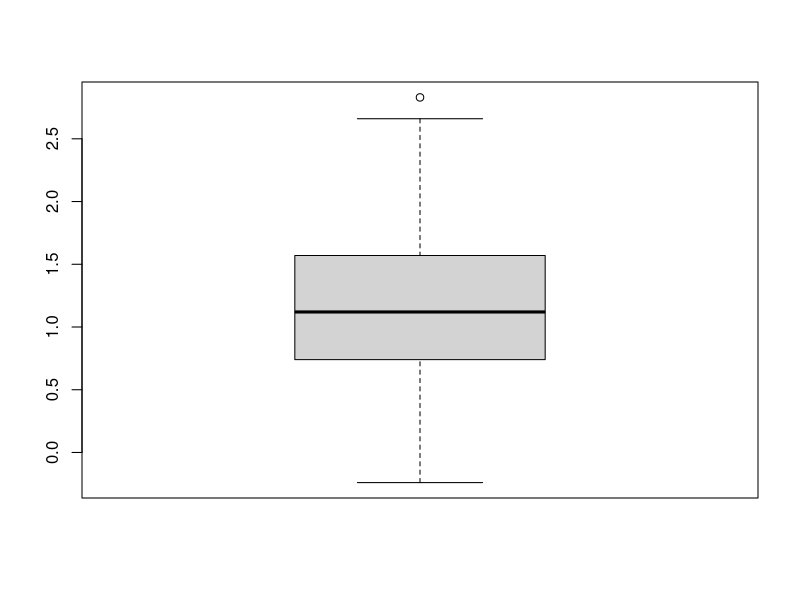
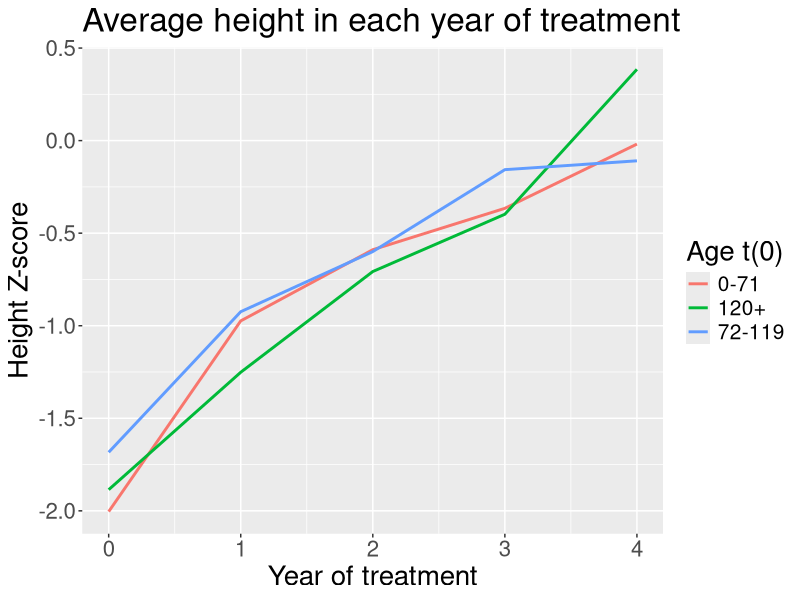
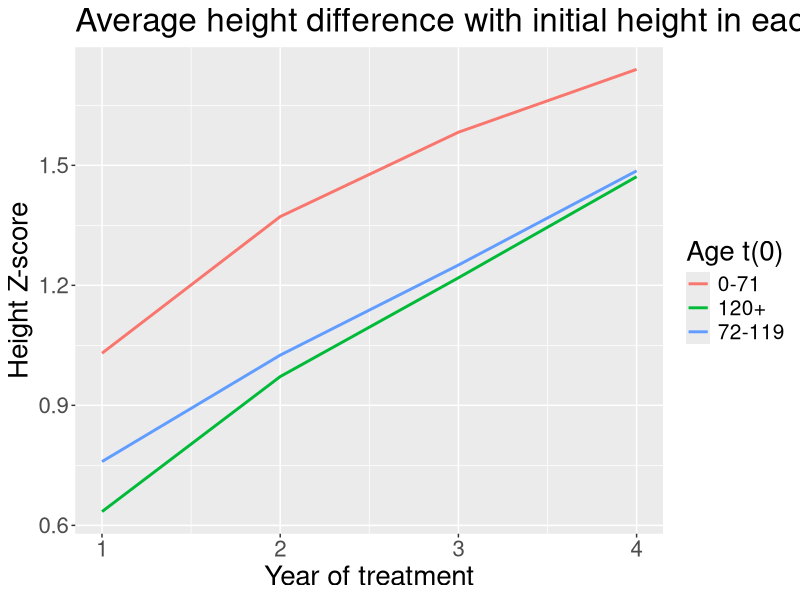
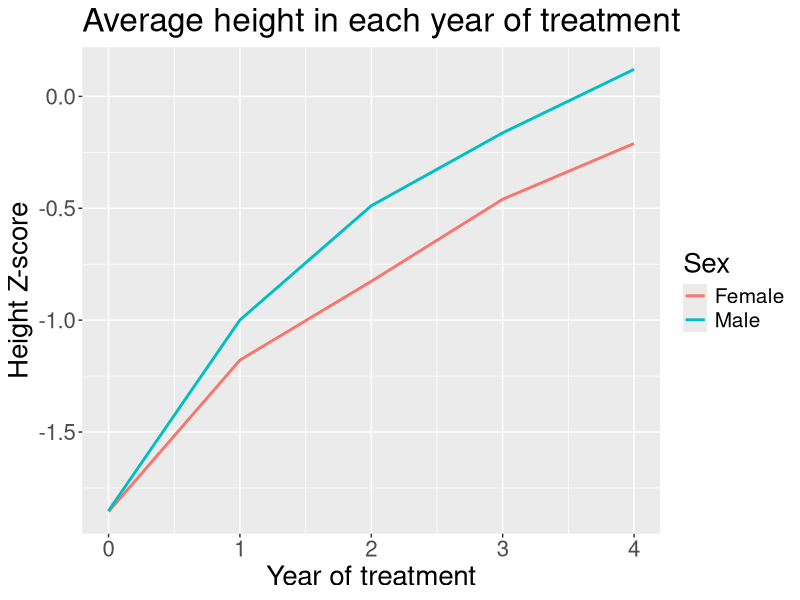
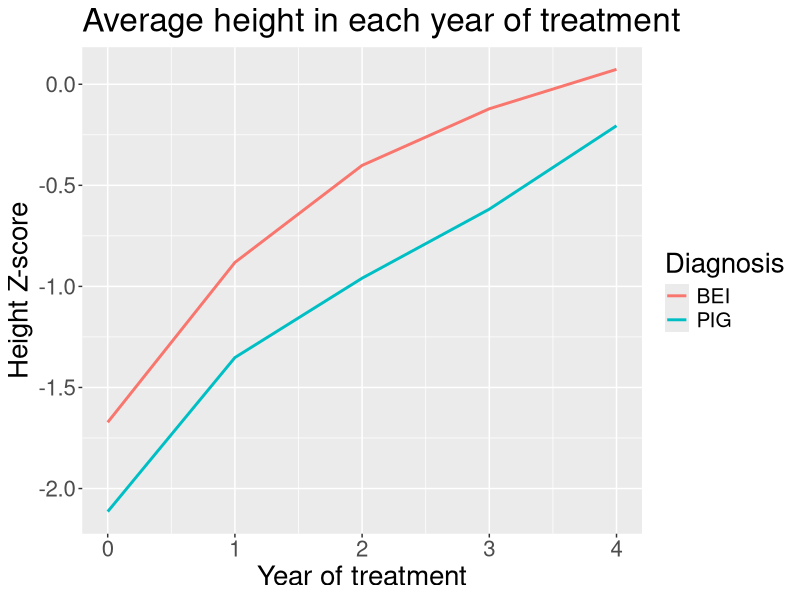
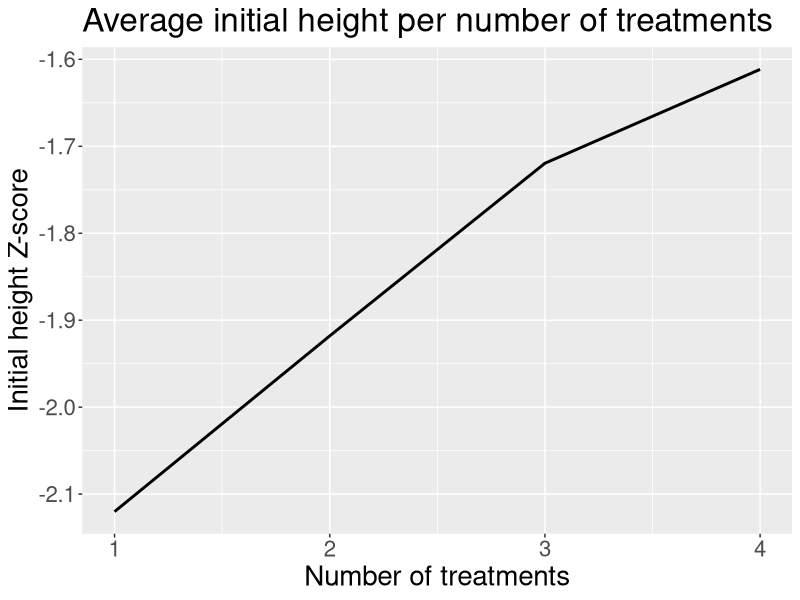
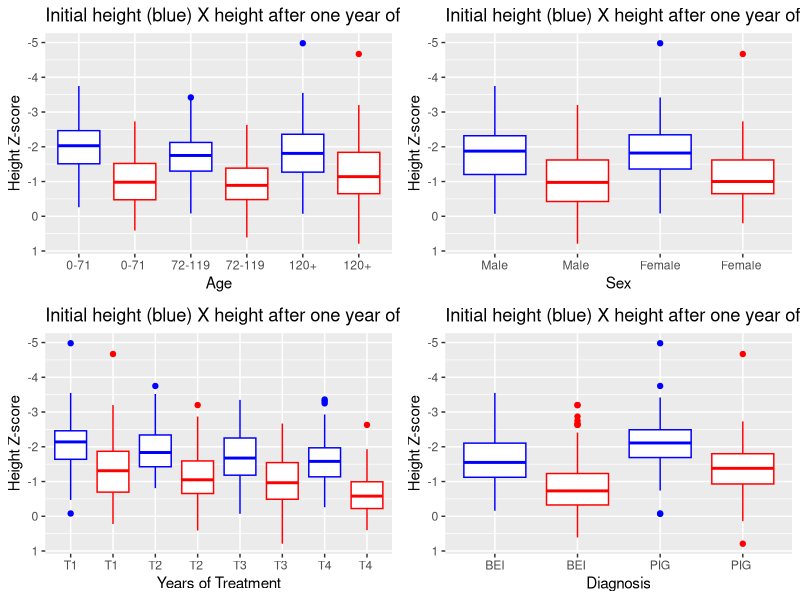
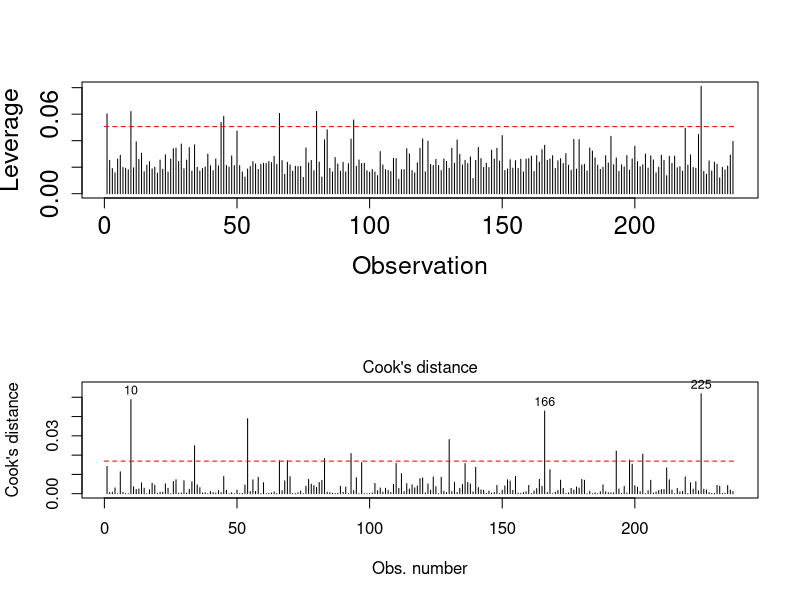

Write the R code that produced these figures, in order.
## ---- chunk 1
library(data.table)
library(readxl)

dataset <- as.data.table(read_excel("PLANILHA.xlsx"))
dataset <- dataset[, c("SEXO", "ID_DIAG", "IDADE_INÍCIO", "HAZ_INÍCIO",
                        "HAZ_1ANOS", "HAZ_2ANOS", "HAZ_3ANOS", "HAZ_4ANOS")]
tail(dataset)

## ---- chunk 2

dataset[
  , `:=`(
    sexo_cat = ifelse(SEXO == 1, "Male", "Female"),
    grupo_idade_t0 = fcase(
      IDADE_INÍCIO >= 0 & IDADE_INÍCIO < 72, "0-71",
      IDADE_INÍCIO >= 72 & IDADE_INÍCIO < 120, "72-119",
      IDADE_INÍCIO >= 120, "120+"
    ),
    tratamento = fcase(
      !is.na(HAZ_4ANOS),                                       4,
      !is.na(HAZ_3ANOS) & is.na(HAZ_4ANOS),                    3,
      !is.na(HAZ_2ANOS) & is.na(HAZ_3ANOS) & is.na(HAZ_4ANOS), 2,
      is.na(HAZ_2ANOS) & is.na(HAZ_3ANOS) & is.na(HAZ_4ANOS),  1
    )
  )][,     
     diferenca := fcase(
       tratamento == 1, HAZ_1ANOS - `HAZ_INÍCIO`,
       tratamento == 2, HAZ_2ANOS - `HAZ_INÍCIO`,
       tratamento == 3, HAZ_3ANOS - `HAZ_INÍCIO`,
       tratamento == 4, HAZ_4ANOS - `HAZ_INÍCIO`
     )]
## ---- chunk 3
#A quick analysis of the difference variable, which will be the explanatory variable of the regression model in the future
summary(dataset$diferenca)
boxplot(dataset$diferenca)
## ---- chunk 4
dataset_aux <- copy(dataset)
dataset_aux <- dataset_aux[
  ,
  .(
    media0 = mean(HAZ_INÍCIO, na.rm = TRUE),
    media1 = mean(HAZ_1ANOS, na.rm = TRUE),
    media2 = mean(HAZ_2ANOS, na.rm = TRUE),
    media3 = mean(HAZ_3ANOS, na.rm = TRUE),
    media4 = mean(HAZ_4ANOS, na.rm = TRUE)
  ),
  by = .(grupo_idade_t0)
]
dataset_aux <- melt(dataset_aux, na.rm = FALSE, value.name = "media", id = "grupo_idade_t0")
dataset_aux[, aux := fcase(
  variable == "media0", 0,
  variable == "media1", 1,
  variable == "media2", 2,
  variable == "media3", 3,
  variable == "media4", 4
)]

library(ggplot2)
ggplot(dataset_aux, aes(x = aux, y = media, colour = grupo_idade_t0)) +
  geom_line(linewidth = 1) + 
  theme(legend.text = element_text(size = 15), legend.title = element_text(size = 20), text = element_text(size = 20)) +
  labs(title = "Average height in each year of treatment",
       y = "Height Z-score",
       x = "Year of treatment") +
  guides(color = guide_legend(title = "Age t(0)"))
## ---- chunk 5
dataset_aux <- copy(dataset)
dataset_aux <- dataset_aux[
  ,
  .(
    media1 = mean(HAZ_1ANOS - HAZ_INÍCIO, na.rm = TRUE),
    media2 = mean(HAZ_2ANOS - HAZ_INÍCIO, na.rm = TRUE),
    media3 = mean(HAZ_3ANOS - HAZ_INÍCIO, na.rm = TRUE),
    media4 = mean(HAZ_4ANOS - HAZ_INÍCIO, na.rm = TRUE)
  ),
  by = .(grupo_idade_t0)
]
dataset_aux <- melt(dataset_aux, na.rm = FALSE, value.name = "media", id = "grupo_idade_t0")
dataset_aux[, aux := fcase(
  variable == "media1", 1,
  variable == "media2", 2,
  variable == "media3", 3,
  variable == "media4", 4
)]

library(ggplot2)
ggplot(dataset_aux, aes(x = aux, y = media, colour = grupo_idade_t0)) +
  geom_line(linewidth = 1) + 
  theme(legend.text = element_text(size = 15), legend.title = element_text(size = 20), text = element_text(size = 20)) +
  labs(title = "Average height difference with initial height in each year of treatment",
       y = "Height Z-score",
       x = "Year of treatment") +
  guides(color = guide_legend(title = "Age t(0)"))
## ---- chunk 6
dataset_aux <- copy(dataset)
dataset_aux <- dataset_aux[
  ,
  .(
    media0 = mean(HAZ_INÍCIO, na.rm = TRUE),
    media1 = mean(HAZ_1ANOS, na.rm = TRUE),
    media2 = mean(HAZ_2ANOS, na.rm = TRUE),
    media3 = mean(HAZ_3ANOS, na.rm = TRUE),
    media4 = mean(HAZ_4ANOS, na.rm = TRUE)
  ),
  by = .(sexo_cat)
]
dataset_aux <- melt(dataset_aux, na.rm = FALSE, value.name = "media", id = "sexo_cat")
dataset_aux[, aux := fcase(
  variable == "media0", 0,
  variable == "media1", 1,
  variable == "media2", 2,
  variable == "media3", 3,
  variable == "media4", 4
)]

library(ggplot2)
ggplot(dataset_aux, aes(x = aux, y = media, colour = sexo_cat)) +
  geom_line(linewidth = 1) + 
  theme(legend.text = element_text(size = 15), legend.title = element_text(size = 20), text = element_text(size = 20)) +
  labs(title = "Average height in each year of treatment",
       y = "Height Z-score",
       x = "Year of treatment") +
  guides(color = guide_legend(title = "Sex"))
## ---- chunk 7
dataset_aux <- copy(dataset)
dataset_aux <- dataset_aux[
  ,
  .(
    media0 = mean(HAZ_INÍCIO, na.rm = TRUE),
    media1 = mean(HAZ_1ANOS, na.rm = TRUE),
    media2 = mean(HAZ_2ANOS, na.rm = TRUE),
    media3 = mean(HAZ_3ANOS, na.rm = TRUE),
    media4 = mean(HAZ_4ANOS, na.rm = TRUE)
  ),
  by = .(ID_DIAG)
]
dataset_aux <- melt(dataset_aux, na.rm = FALSE, value.name = "media", id = "ID_DIAG")
dataset_aux[, aux := fcase(
  variable == "media0", 0,
  variable == "media1", 1,
  variable == "media2", 2,
  variable == "media3", 3,
  variable == "media4", 4
)]

library(ggplot2)
ggplot(dataset_aux, aes(x = aux, y = media, colour = ID_DIAG)) +
  geom_line(linewidth = 1) + 
  theme(legend.text = element_text(size = 15), legend.title = element_text(size = 20), text = element_text(size = 20)) +
  labs(title = "Average height in each year of treatment",
       y = "Height Z-score",
       x = "Year of treatment") +
  guides(color = guide_legend(title = "Diagnosis"))
## ---- chunk 8
dataset_aux <- copy(dataset)
dataset_aux <- dataset_aux[
  ,
  .(
    media = mean(HAZ_INÍCIO, na.rm = TRUE)
  ),
  by = .(tratamento)
]

ggplot(dataset_aux, aes(x = tratamento, y = media)) +
  geom_line(linewidth = 1) + 
  theme(legend.text = element_text(size = 15), legend.title = element_text(size = 20), text = element_text(size = 20)) +
  labs(title = "Average initial height per number of treatments",
       y = "Initial height Z-score",
       x = "Number of treatments")
## ---- chunk 9
#Age group
dataset_aux <- copy(dataset)
dataset_aux1 <- dataset_aux[, c("HAZ_INÍCIO", "grupo_idade_t0")][, cor := "blue"]
dataset_aux2 <- dataset_aux[, c("HAZ_1ANOS", "grupo_idade_t0")][, cor := "red"]
dataset_aux2[, grupo_idade_t0 := fcase(
  grupo_idade_t0 == "0-71", "0-71 ",
  grupo_idade_t0 == "72-119", "72-119 ",
  grupo_idade_t0 == "120+", "120+ "
)]
names(dataset_aux1) <- c("variavel", "grupo_idade_t0", "cor")
names(dataset_aux2) <- c("variavel", "grupo_idade_t0", "cor")

dataset_aux3 <- rbind(dataset_aux1, dataset_aux2)
dataset_aux3[, grupo_idade_t0 := 
               factor(grupo_idade_t0,
                      levels = c("0-71", "0-71 ", "72-119", "72-119 ", "120+", "120+ "))]

b1 <- ggplot(data = dataset_aux3, aes(x = grupo_idade_t0, y = variavel, color = cor)) +
  geom_boxplot() +
  scale_color_identity() +
  labs(y = 'Height Z-score', 
       x = "Age",
       title = "Initial height (blue) X height after one year of treatment (red)") +
  scale_y_reverse()

#SEX
dataset_aux1 <- dataset_aux[, c("HAZ_INÍCIO", "sexo_cat")][, cor := "blue"]
dataset_aux2 <- dataset_aux[, c("HAZ_1ANOS", "sexo_cat")][, cor := "red"]
dataset_aux2[, sexo_cat := fcase(
  sexo_cat == "Male", "Male ",
  sexo_cat == "Female", "Female "
)]
names(dataset_aux1) <- c("variavel", "sexo_cat", "cor")
names(dataset_aux2) <- c("variavel", "sexo_cat", "cor")

dataset_aux3 <- rbind(dataset_aux1, dataset_aux2)
dataset_aux3[, sexo_cat := 
               factor(sexo_cat,
                      levels = c("Male", "Male ", "Female", "Female "))]

b2 <- ggplot(data = dataset_aux3, aes(x = sexo_cat, y = variavel, color = cor)) +
  geom_boxplot() +
  scale_color_identity() +
  labs(y = 'Height Z-score', 
       x = "Sex",
       title = "Initial height (blue) X height after one year of treatment (red)") +
  scale_y_reverse()

#TREATMENT
dataset_aux1 <- dataset_aux[, c("HAZ_INÍCIO", "tratamento")][, cor := "blue"][, tratamento := as.character(tratamento)]
dataset_aux1[, tratamento := fcase(tratamento == "1", "T1", tratamento == "2", "T2", tratamento == "3", "T3", tratamento == "4", "T4")]
dataset_aux2 <- dataset_aux[, c("HAZ_1ANOS", "tratamento")][, cor := "red"][, tratamento := as.character(tratamento)]
dataset_aux2[, tratamento := fcase(tratamento == "1", "T1", tratamento == "2", "T2", tratamento == "3", "T3", tratamento == "4", "T4")]
dataset_aux2[, tratamento := fcase(
  tratamento == "T1", "T1 ",
  tratamento == "T2", "T2 ",
  tratamento == "T3", "T3 ",
  tratamento == "T4", "T4 "
)]
names(dataset_aux1) <- c("variavel", "tratamento", "cor")
names(dataset_aux2) <- c("variavel", "tratamento", "cor")

dataset_aux3 <- rbind(dataset_aux1, dataset_aux2)
dataset_aux3[, tratamento := 
               factor(tratamento,
                      levels = c("T1", "T1 ", "T2", "T2 ","T3", "T3 ","T4", "T4 "))]

b3 <- ggplot(data = dataset_aux3, aes(x = tratamento, y = variavel, color = cor)) +
  geom_boxplot() +
  scale_color_identity() +
  labs(y = 'Height Z-score', 
       x = "Years of Treatment",
       title = "Initial height (blue) X height after one year of treatment (red)") +
  scale_y_reverse()

#DIAGNOSIS
dataset_aux1 <- dataset_aux[, c("HAZ_INÍCIO", "ID_DIAG")][, cor := "blue"]
dataset_aux2 <- dataset_aux[, c("HAZ_1ANOS", "ID_DIAG")][, cor := "red"]
dataset_aux2[, ID_DIAG := fcase(
  ID_DIAG == "BEI", "BEI ",
  ID_DIAG == "PIG", "PIG "
)]
names(dataset_aux1) <- c("variavel", "ID_DIAG", "cor")
names(dataset_aux2) <- c("variavel", "ID_DIAG", "cor")

dataset_aux3 <- rbind(dataset_aux1, dataset_aux2)
dataset_aux3[, ID_DIAG := 
               factor(ID_DIAG,
                      levels = c("BEI", "BEI ","PIG", "PIG "))]

b4 <- ggplot(data = dataset_aux3, aes(x = ID_DIAG, y = variavel, color = cor)) +
  geom_boxplot() +
  scale_color_identity() +
  labs(y = 'Height Z-score', 
       x = "Diagnosis",
       title = "Initial height (blue) X height after one year of treatment (red)") +
  scale_y_reverse()

library(gridExtra)
grid.arrange(b1, b2, b3, b4, ncol = 2)

#Cleaning the environment
rm(dataset_aux, dataset_aux1, dataset_aux2, dataset_aux3, b1, b2, b3, b4)
invisible(gc())

## ---- chunk 10
library(nortest)
dif_1 <- dataset$HAZ_1ANOS - dataset$HAZ_INÍCIO

t1 <- lillie.test(dif_1) # Lilliefors (KS with estimated mean and sd)
t2 <- cvm.test(dif_1) # Cramer-von Mises
t3 <- ad.test(dif_1) # Anderson-Darling
t4 <- shapiro.test(dif_1) # Shapiro-Wilk

# Result Table
testes <- c(t1$method, t2$method, t3$method, t4$method)
estt <- as.numeric(c(t1$statistic, t2$statistic, t3$statistic, t4$statistic))
pvalue <- c(t1$p.value, t2$p.value, t3$p.value, t4$p.value)
results <- cbind(estt, pvalue)
rownames(results) <- testes
colnames(results) <- c("Statistics", "p-value")
print(results, digits = 4)
## ---- chunk 11
paired_tests <- function(data, group_var) {
  results <- data[, {
    tt <- t.test(HAZ_1ANOS, HAZ_INÍCIO, paired = TRUE)
    wt <- wilcox.test(HAZ_1ANOS, HAZ_INÍCIO, paired = TRUE, exact = FALSE)
    .(n = .N,
      mean_diff = unname(tt$estimate),
      ci_lower = tt$conf.int[1],
      ci_upper = tt$conf.int[2],
      p_ttest = tt$p.value,
      p_wilcoxon = wt$p.value)
  }, by = group_var]
  setorderv(results, group_var)
  print(results, digits = 4)
}
## ---- chunk 12
paired_tests(dataset, "grupo_idade_t0")
## ---- chunk 13
paired_tests(dataset, "sexo_cat")
## ---- chunk 14
paired_tests(dataset, "ID_DIAG")
## ---- chunk 15
paired_tests(dataset, "tratamento")
## ---- chunk 16
#Cleaning the environment
rm(results, pvalue, estt, testes, t4, t3, t2, t1, dif_1)
invisible(gc())
## ---- chunk 17
#To help interpret the model, the variable age in months was transformed into age in years.
dataset[, `IDADE_INÍCIO` := `IDADE_INÍCIO`/12]
fit <- lm(diferenca ~ tratamento + HAZ_INÍCIO + `IDADE_INÍCIO` + SEXO + ID_DIAG, data = dataset)
summary(fit)
## ---- chunk 18
# The confidence interval of the coefficients
confint(fit)
## ---- chunk 19
car::vif(fit)
## ---- chunk 20
# Number of observations
n <- nrow(dataset)

#Number of coeficients
k <- length(fit$coef) 	

#Leverage cut
corte.hii<- 2*k/n	
#Cookis distance cut
corte.cook<- 4/n

par(mfrow = c(2, 1))

plot(hatvalues(fit), type = "h", cex.lab = 1.5, cex.axis = 1.5,
     xlab = "Observation", ylab = "Leverage",
     ylim = c(0, max(max(hatvalues(fit)), corte.hii)))
lines(c(0, n + 1), c(corte.hii, corte.hii), col = 'red', lty = 2)

plot(fit, which = 4)
lines(c(0, n + 1), c(corte.cook, corte.cook), col = 'red', lty = 2)

# Higher Leverages
hatv <- order(hatvalues(fit),decreasing=TRUE)[1:10]
hatv
# Higher Cooks Distance
cooks <- order(cooks.distance(fit),decreasing=TRUE)[1:10]	
cooks

#Higher leveragens and cook distance at the same time
critic_points <- Reduce(intersect, list(hatv, cooks))
critic_points

## ---- chunk 21
#Standardized Residuals
sr<- rstandard(fit)
par(mfrow = c(1, 2))

plot(sr, pch = 20, cex.lab = 1.5, cex.axis = 1.5, 
     xlab = "Observation", ylab = "Standardized Residuals",
     ylim = c(min(-2, min(sr)), max(2, max(sr))))
lines(c(0, n + 1), c(2, 2), col = 'red', lty = 2)
lines(c(0, n + 1), c(-2, -2), col = 'red', lty = 2)
high_residuals <- which(abs(sr) > 2)
points(high_residuals, sr[high_residuals], col = "red", pch = 20)
text(high_residuals, sr[high_residuals], labels = round(sr[high_residuals], 2),
     pos = 3, col = "red", cex = 0.7)

boxplot(sr, pch = 20, cex.lab = 1.5, cex.axis = 1.5, xlab = "Standardized Residuals")

## ---- chunk 22
t1 <- ks.test(sr,"pnorm") # KS
t2 <- lillie.test(sr) # Lilliefors
t3 <- cvm.test(sr) # Cramer-von Mises
t4 <- shapiro.test(sr) # Shapiro-Wilk
t5 <- sf.test(sr) # Shapiro-Francia
t6 <- ad.test(sr) # Anderson-Darling
# Tabela de resultados
testes <- c(t1$method, t2$method, t3$method, t4$method, t5$method, t6$method)
estt <- as.numeric(c(t1$statistic, t2$statistic, t3$statistic, t4$statistic, t5$statistic, t6$statistic))
valorp <- c(t1$p.value, t2$p.value, t3$p.value, t4$p.value, t5$p.value, t6$p.value)
resultados <- cbind(estt, valorp)
rownames(resultados) <- testes
colnames(resultados) <- c("Statistic", "p-value")
print(resultados, digits = 4)
## ---- chunk 23
# Breusch-Pagan Test
lmtest::bptest(fit) 
